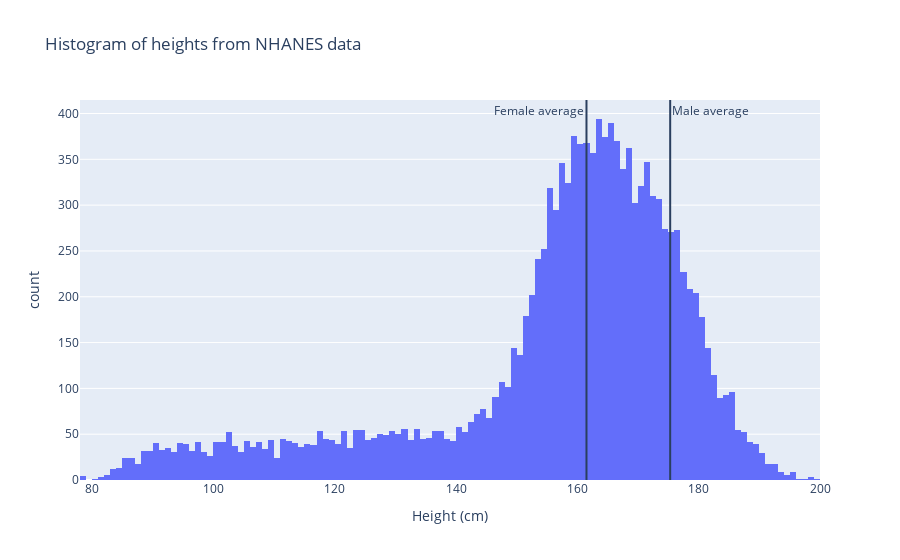

The code cell stored with this chart in its notebook:
### Markdown cell above
# Explore

The code below will be used to help us look for evidence to answer our question. We'll start by plotting our data, which is always a good first step when you're analyzing data for the first time, as it can reveal patterns or anomalies.

Another important aspect of science is using your background knowledge to put your data in context. The health data we're looking at in this notebook is commonly collected by health agencies at all levels of government, and much has been written about their role in health. We can use that information to give more meaning to our data, by either comparing it to the population averages, or to specified cutoffs for healthy values.

### Code cell
# Height data
fig = px.histogram(nhanesDataHt, 
                   x='Height (cm)',
                   title='Histogram of heights from NHANES data',
                   # marginal='box' # Can be turned on to explore box plots as well (should comment out vlines below if turned on)
                   )
fig.add_vline(175.3, annotation_text='Male average', annotation_position='right top')
fig.add_vline(161.5, annotation_text='Female average', annotation_position='left top')
fig.show()

### Figure 1 — Plotly figure (JSON) as saved in the notebook; plotly's stock layout.template omitted (floating-point values rounded to 4 significant figures; data arrays with more than 128 entries replaced by an {"elided": "..."} marker saying what was removed)
{"data": [{"alignmentgroup": "True", "bingroup": "x", "hovertemplate": "Height (cm)=%{x}<br>count=%{y}<extra></extra>", "legendgroup": "", "marker": {"color": "#636efa", "pattern": {"shape": ""}}, "name": "", "offsetgroup": "", "orientation": "v", "showlegend": false, "type": "histogram", "x": {"elided": "14300 float values"}, "xaxis": "x", "yaxis": "y"}], "layout": {"annotations": [{"showarrow": false, "text": "Male average", "x": 175.3, "xanchor": "left", "xref": "x", "y": 1, "yanchor": "top", "yref": "y domain"}, {"showarrow": false, "text": "Female average", "x": 161.5, "xanchor": "right", "xref": "x", "y": 1, "yanchor": "top", "yref": "y domain"}], "autosize": true, "barmode": "relative", "legend": {"tracegroupgap": 0}, "shapes": [{"type": "line", "x0": 175.3, "x1": 175.3, "xref": "x", "y0": 0, "y1": 1, "yref": "y domain"}, {"type": "line", "x0": 161.5, "x1": 161.5, "xref": "x", "y0": 0, "y1": 1, "yref": "y domain"}], "title": {"text": "Histogram of heights from NHANES data"}, "xaxis": {"anchor": "y", "autorange": true, "domain": [0, 1], "range": [78, 200], "title": {"text": "Height (cm)"}, "type": "linear"}, "yaxis": {"anchor": "x", "autorange": true, "domain": [0, 1], "range": [0, 414.7], "title": {"text": "count"}}}}
